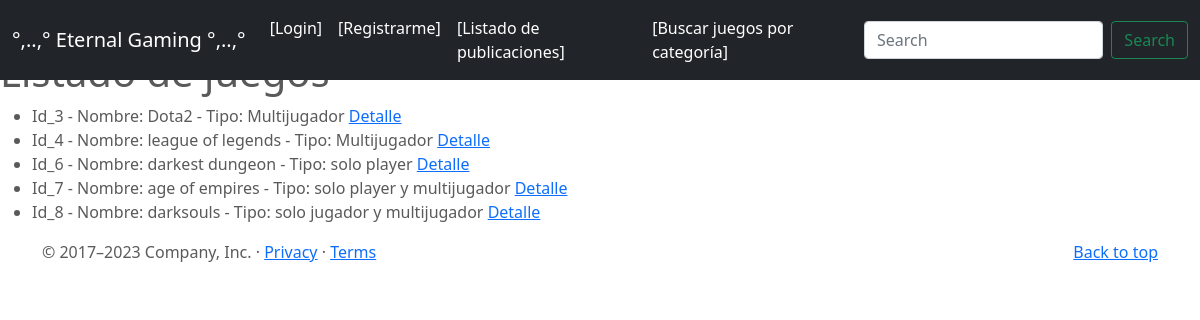
The app's page /juegos/, older data.
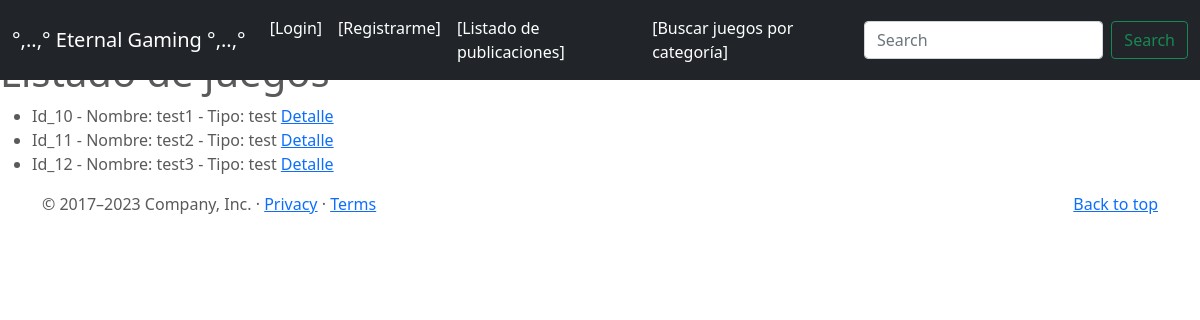
The same page, newer data.
### entrega_final_app/models.py (models this page shows, shortened)
class Juegos(models.Model):
    nombre = models.CharField(max_length=50)
    tipo = models.CharField(max_length=50)
    rating = models.CharField(max_length=2)
    categoria = models.CharField(max_length=50)
    opinion = models.TextField(max_length=500)
    publisher = models.ForeignKey(to = User, on_delete=models.CASCADE, related_name="publisher")
    imagen = models.ImageField(upload_to="posts", null=True, blank=True)

### entrega_final_app/views.py (the view)
# urls.py: path('juegos/',mostrar_juegos, name = "juegos"),
def mostrar_juegos(request):
    juegos = Juegos.objects.all()
    total_juegos = len(juegos)
    context = {
        "juegos": juegos,
        "total_juegos":total_juegos,
        "form": JuegosForm(),
    }
    return render(request, "entrega_final_app/juegos.html", context)

### entrega_final_app/forms.py
class JuegosForm (forms.Form):
    nombre = forms.CharField(max_length=50)
    tipo = forms.CharField(max_length=50)
    rating = forms.CharField(max_length=2)
    categoria = forms.CharField(max_length=50)
    opinion = forms.CharField(max_length=100)

### entrega_final_app/templates/entrega_final_app/juegos.html (shortened to what this page needs)
{% extends 'entrega_final_app/base.html'%}
{%block main%}
    <ul>
        {%  for juego in juegos %}
        <li>
            Id_{{juego.id}} - Nombre:  {{juego.nombre}} - Tipo: {{juego.tipo}}
            <a href="{% url 'juegos-detail' juego.id %}"> Detalle </a>
        </li>
        {% endfor %}
    </ul>
{% endblock %}

### entrega_final_app/templates/entrega_final_app/base.html (shortened to what this page needs)
<!DOCTYPE html>
<html lang="en">
<head>
  {% load static %}
<link href="{% static 'entrega_final_app/css/bootstrap.min.css' %}" rel="stylesheet">
    <link href="{% static 'entrega_final_app/css/juegos.css' %}" rel="stylesheet">
  </head>
  <body>
<header>
  <nav class="navbar navbar-expand-md navbar-dark fixed-top bg-dark">
    <div class="container-fluid">
      <a class="navbar-brand" href="{% url 'index' %}">°,..,° Eternal Gaming °,..,°</a>
      <div class="collapse navbar-collapse" id="navbarCollapse">
        <ul class="navbar-nav me-auto mb-2 mb-md-0">
        {% if user.is_authenticated %}
          </li>
          <li class="nav-item">
            <a class="nav-link active" aria-current="page" href="{% url 'logout' %}">{{user.username}} [Logout]</a>
          </li>
          <li class="nav-item">
            <a class="nav-link active" aria-current="page" href="{% url 'juegos-create' %}">[Nueva publicacion]</a>
        {% else %}
          <li class="nav-item">
            <a class="nav-link active" aria-current="page" href="{% url 'login' %}">[Login]</a>
          </li>
          <li class="nav-item">
            <a class="nav-link active" aria-current="page" href="{% url 'signup' %}">[Registrarme]</a>
        {% endif %}
        </li>
          <li class="nav-item">
            <a class="nav-link active" aria-current="page" href="{% url 'juegos' %}">[Listado de publicaciones]</a>
        </li>
          <li class="nav-item">
            <a class="nav-link active" aria-current="page" href="{% url 'juegos-list' %}">[Buscar juegos por categoría]</a>
          </li>
        </ul>
        <form class="d-flex">
          <input class="form-control me-2" type="search" placeholder="Search" aria-label="Search">
          <button class="btn btn-outline-success" type="submit">Search</button>
        </form>
      </div>
    </div>
  </nav>
</header>
<h1>{% block titulo %}  {% endblock %}</h1>
{% block main %}
{% endblock %}
  <footer class="container">
    <p class="float-end"><a href="https://getbootstrap.com/docs/5.0/examples/juegos/#">Back to top</a></p>
    <p>© 2017–2023 Company, Inc. · <a href="https://getbootstrap.com/docs/5.0/examples/juegos/#">Privacy</a> · <a href="https://getbootstrap.com/docs/5.0/examples/juegos/#">Terms</a></p>
  </footer>
</body></html>

### entrega_final_app/static/entrega_final_app/css/juegos.css (style rules this page uses)
body { padding-top: 3rem; padding-bottom: 3rem; color: #5a5a5a; }

Row changes from the older to the newer data that the page shows:
removed Juegos: id "3", nombre "Dota2", tipo "Multijugador"
removed Juegos: id "4", nombre "league of legends", tipo "Multijugador"
removed Juegos: id "6", nombre "darkest dungeon", tipo "solo player"
removed Juegos: id "7", nombre "age of empires", tipo "solo player y multijugador"
removed Juegos: id "8", nombre "darksouls", tipo "solo jugador y multijugador"
added Juegos: id "10", nombre "test1", tipo "test"
added Juegos: id "11", nombre "test2", tipo "test"
added Juegos: id "12", nombre "test3", tipo "test"
